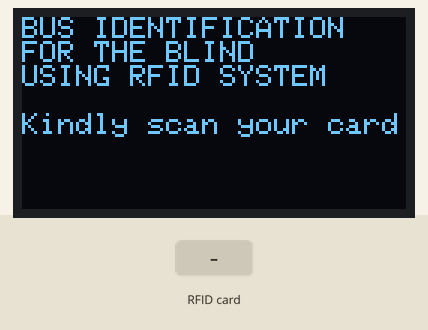
Recording of a sketch running on a simulated ESP8266 (NodeMCU). Parts: 128×64 one-colour display. The test bench sets the inputs (shaded band). WiFi joins after 1.5 s; servers stay silent unless stated; what the sketch prints to the serial monitor is not drawn.

Above: at 2.8 s.
2.9 s: RFID card 12 34 56 78 held to the reader
4.4 s: RFID card 5E 7A 19 C4 held to the reader
Timing chart, 0 to 7.4 s (numbered marks = the images above; inputs shaded):
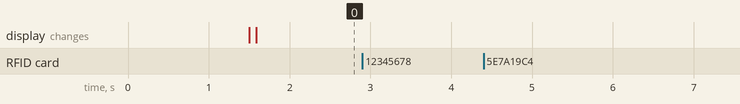

Measured:
- after the input at 2.9 s, every drawn part: stays the same
- after the input at 4.4 s, every drawn part: stays the same

The sketch:

nodemcu_wifitut.ino
```cpp
#include <ESP8266WiFi.h>
#include <WiFiClient.h>
#include <ESP8266WebServer.h>
#include <SPI.h>
#include <MFRC522.h>
#include <Wire.h> //allows to communicate with I2C devices
#include <Adafruit_GFX.h> //library for oled
#include <Adafruit_SSD1306.h> //library for oled
#define OLED_RESET LED_BUILTIN
#define buzzer 2 //connecting D4 pin to buzzer

// Replace with your network credentials
char* ssid = "nishchala";
char* password = "12345678";

ESP8266WebServer server(80);   //instantiate server at port 80 (http port)

String page = "";
String page1="";

// --------------------------------------------------------------------------DetectionCode---------------------------------------------------------

Adafruit_SSD1306 display(OLED_RESET);

#if (SSD1306_LCDHEIGHT != 64)
#error("Height incorrect, please fix Adafruit_SSD1306.h!");
#endif

int i =0;

constexpr uint8_t RST_PIN = 5;     // Connecting D1 to RST pin
constexpr uint8_t SS_PIN = 4;     // Connecting D2 to Slave Select pin

//uint8_t is the same as a byte. its shorthand for: a type of unsigned integer of length 8 bits.

MFRC522 rfid(SS_PIN, RST_PIN); // Instance of the class,rfid is the object

MFRC522::MIFARE_Key key;

// Init array that will store new NUID
byte nuidPICC[4];
//Programmable Interface Controller Chip
 //Non Unique Identification Number
//The setup() function is called when a sketch starts.
//Use it to initialize variables, pin modes, start using libraries, etc.
//The setup() function will only run once, after each powerup or reset of the Arduino board.

// ----------------------------------------------------------------------------------------------------------------------------------------
double data;
String pictype="";
String nuid="";
String inhex = "";
String hex= "";
String indec = "";
String dec = "";
String match = "";
String detect = "";

void setup(){

  Serial.begin(115200);//Sets the data rate in bits per second for serial data transmission
  WiFi.begin(ssid, password); //begin WiFi connection
  Serial.println("");
  // Wait for connection
  while (WiFi.status() != WL_CONNECTED) {
    delay(500);
    Serial.print(".");
  }
  Serial.println("");
  Serial.print("Connected to ");
  Serial.println(ssid);
  Serial.print("IP address: ");
  Serial.println(WiFi.localIP());

  server.on("/", [](){
      page = "<h1>BUS IDENTIFICATION FOR THE BLIND USING RFID SYSTEM</h1><p>PICC type:"+String(pictype)+"</p><p>"+String(detect)+"</p><p>"+String(nuid)+"</p><p>"+String(inhex)+"</p><p>"+String(hex)+"</p><p>"+String(indec)+"</p><p>"+String(dec)+"</p><p>"+String(match)+"</p>";
    server.send(200, "text/html", page);
  });

  server.begin();
Wire.begin();

  display.begin(SSD1306_SWITCHCAPVCC, 0x3C);
  display.clearDisplay();
  display.display();

  display.setTextSize(1.6);
  display.setTextColor(WHITE);
  display.setCursor(0,0);
  display.println("BUS IDENTIFICATION \nFOR THE BLIND \nUSING RFID SYSTEM\n");
  display.setTextSize(1.5);
  display.println("Kindly scan your card");
  display.display();


  SPI.begin(); // Init SPI bus
  rfid.PCD_Init(); // Init MFRC522
  pinMode(buzzer, OUTPUT); // setting the respective pin to buzzer and setting the mode to output
  for (byte i = 0; i < 6; i++) {
    key.keyByte[i] = 0xFF; //reading the key byte by byte?
  }
  Serial.println(F("This code scan the MIFARE Classsic NUID."));
  Serial.print(F("Using the following key:"));
  printHex(key.keyByte, MFRC522::MF_KEY_SIZE);
}

//loop() After creating a setup() function, which initializes and sets the initial values,
//the loop() function does precisely what its name suggests, and loops consecutively, allowing
//your program to change and respond.

void loop(){

  server.handleClient(); //used to handle incoming http requests
  // Look for new cards
  if ( ! rfid.PICC_IsNewCardPresent())
    return;

  // Verify if the NUID has been read
  if ( ! rfid.PICC_ReadCardSerial())
    return;

  Serial.print(F("PICC type: ")); //PIC: Peripheral Interface COntroller

  MFRC522::PICC_Type piccType = rfid.PICC_GetType(rfid.uid.sak);
  Serial.println(rfid.PICC_GetTypeName(piccType));
 pictype = rfid.PICC_GetTypeName(piccType);
  // Check is the PICC of Classic MIFARE type
  if (piccType != MFRC522::PICC_TYPE_MIFARE_MINI &&
    piccType != MFRC522::PICC_TYPE_MIFARE_1K &&
    piccType != MFRC522::PICC_TYPE_MIFARE_4K) {
    Serial.println(F("Your tag is not of type MIFARE Classic."));
    pictype = "Your tag is not of type MIFARE Classic.";
    return;
  }
 //taking the uid from the object(named rfid) which is read byte by byte

  if (rfid.uid.uidByte[0] != nuidPICC[0] ||
    rfid.uid.uidByte[1] != nuidPICC[1] ||
    rfid.uid.uidByte[2] != nuidPICC[2] ||
    rfid.uid.uidByte[3] != nuidPICC[3] ) {
    Serial.println(F("A new card has been detected."));
    detect = "A new card has been detected.";

    // Store NUID into nuidPICC array
    for (byte i = 0; i < 4; i++) {
      nuidPICC[i] = rfid.uid.uidByte[i];
    }

    Serial.println(F("The NUID tag is:"));
    nuid = "The NUID tag is:";
    Serial.print(F("In hex: "));
    inhex = "In hex: ";
    printHex(rfid.uid.uidByte, rfid.uid.size);
    Serial.println();
    Serial.print(F("In dec: "));
    indec = "In dec: ";
    printDec(rfid.uid.uidByte, rfid.uid.size);
    Serial.println();
    String str1;
   //checking if the registered rfid is matching with the tag swiped
   if (nuidPICC[0]==9 && nuidPICC[1]==173&& nuidPICC[2]==112 && nuidPICC[3]==96)
    {

      Serial.println("RFID MATCHED!");
      Serial.println("Bus Arrived.");
      Serial.println("Location: DSCE->Majestic \n\n");
       Serial.println(WiFi.localIP());
      match = "RFID MATCHED!------>Bus Arrived------>Location: DSCE->Majestic \n\n";
      digitalWrite(buzzer, HIGH);
  delay(5000);
      digitalWrite(buzzer, LOW);

  }
  else{

    Serial.println("RFID MISMATCH!");
    Serial.println("Incorrect Bus Boarded.\n\n");
    match = "RFID MISMATCH!\n Incorrect Bus Boarded.\n\n";
  digitalWrite(buzzer, LOW);
  delay(2000);

    }
  }
  else
  {
    Serial.println(F("Card read previously.\n\n"));
    match = "Card read previously.\n\n";
  }

  // Halt PICC
  rfid.PICC_HaltA();

  // Stop encryption on PCD
  rfid.PCD_StopCrypto1();

}


void printHex(byte *buffer, byte bufferSize) {
  hex = "";
  for (byte i = 0; i < bufferSize; i++) {
   Serial.print(buffer[i] < 0x10 ? " 0" : " ");
   String temp = buffer[i] < 0x10 ? " 0" : " ";
   hex = hex + temp;
    Serial.print(buffer[i], HEX);
    hex = hex + String(buffer[i], HEX);
  }
}

/**
 * Helper routine to dump a byte array as dec values to Serial.
 */
void printDec(byte *buffer, byte bufferSize) {
  dec = "";
  for (byte i = 0; i < bufferSize; i++) {
    Serial.print(buffer[i] < 0x10 ? " 0" : " ");
    String temp = buffer[i] < 0x10 ? " 0" : " ";
    dec = dec + temp;
    Serial.print(buffer[i], DEC);
     dec = dec + String(buffer[i], HEX);
  }
}
```
